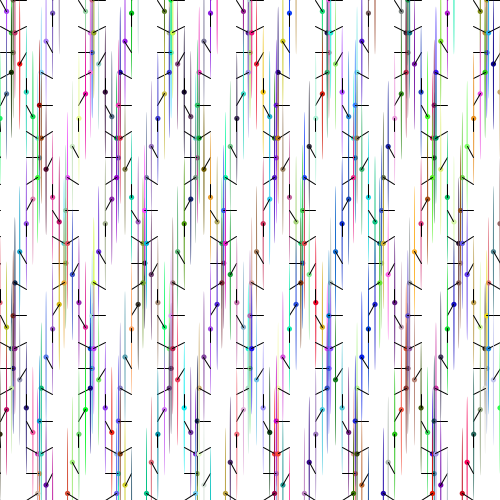
Frame 1 (no input)
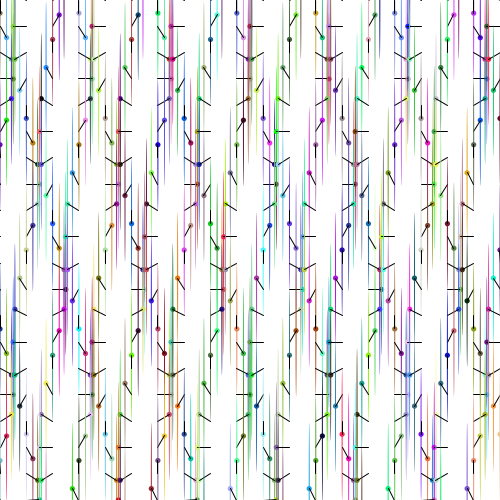
Frame 60 (the mouse pressed at the canvas centre just before this capture)
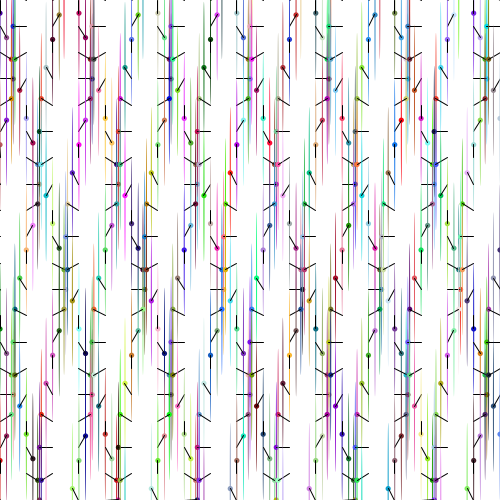
Frame 120 (the mouse held since frame 60 and released just before this capture)

The Processing sketch that drew these frames (run headless with seeded random() and noise(); from frame 60 on, the mouse is pressed at the canvas centre):

// Processing sketch: processing_151588
// ── processing_151588.pde

/*
 * Creative Coding
 * Week 2, 05 - Moving Patterns 1
 * by Indae Hwang and Jon McCormack
 * Copyright (c) 2014 Monash University
 *
 * This sketch builds on the previous sketches, drawing shapes based on the
 * current framerate. The movement of individual shapes combine to create a
 * gestalt field of motion. Use the arrow keys on your keyboard to change the
 * frame rate. 
 * 
 */

// variable used to store the current frame rate value
int frame_rate_value;

void setup() {
  size(500, 500);

  frame_rate_value = 6;
  frameRate(frame_rate_value);
  rectMode(CENTER);
  background(255);
}


void draw() {

  background(255);

  int num = 20;
  int margin = 0;
  float gutter = 0; //distance between each cell
  float cellsize = ( width - (2 * margin) - gutter * (num - 1) ) / (num - 1);

  int circleNumber = 0; // counter
  for (int i=0; i<num; i++) {
    for (int j=0; j<num; j++) {
      circleNumber = (i * num) + j; // different way to calculate the circle number from w2_04

      float tx = margin + cellsize * i + gutter * i;
      float ty = margin + cellsize * j + gutter * j;

      movingCircle(tx, ty, cellsize, circleNumber);
    }
  }
} //end of draw 


void movingCircle(float x, float y, float size, int circleNum) {

  float finalAngle;
  finalAngle = frameCount + circleNum;

  //the rotating angle for each tempX and tempY postion is affected by frameRate and angle;  
  float tempX = x + (size / 2) * sin(PI / frame_rate_value * finalAngle);
  float tempY = y + (size / 2) * cos(PI / frame_rate_value * finalAngle);

  noStroke();
  fill(random(255), random(255), random (255)); //colour of vertical lines and circle at the end of the line
  ellipse (tempX, tempY, size/5, size/5);
  ellipse (tempX, tempY, 1, size*5);
  stroke (0); //what does this affect?
  noFill();
  stroke(0); //colour of rotating line
  line (x, y, tempX, tempY); //can change the horizontal shape, tried ellipse and rect, it looked like a shit mess
}


/*
 * keyReleased function
 *
 * called automatically by Processing when a keyboard key is released
 */
void keyReleased() {

  // right arrow -- increase frame_rate_value
  if (keyCode == RIGHT && frame_rate_value < 60) {
    frame_rate_value++;
  }

  // left arrow -- decrease frame_rate_value
  if ( keyCode == LEFT && frame_rate_value > 1) {
    frame_rate_value--;
  }

  // set the frameRate and print current value on the screen
  frameRate(frame_rate_value);
  println("Current frame Rate is: " + frame_rate_value);
}
